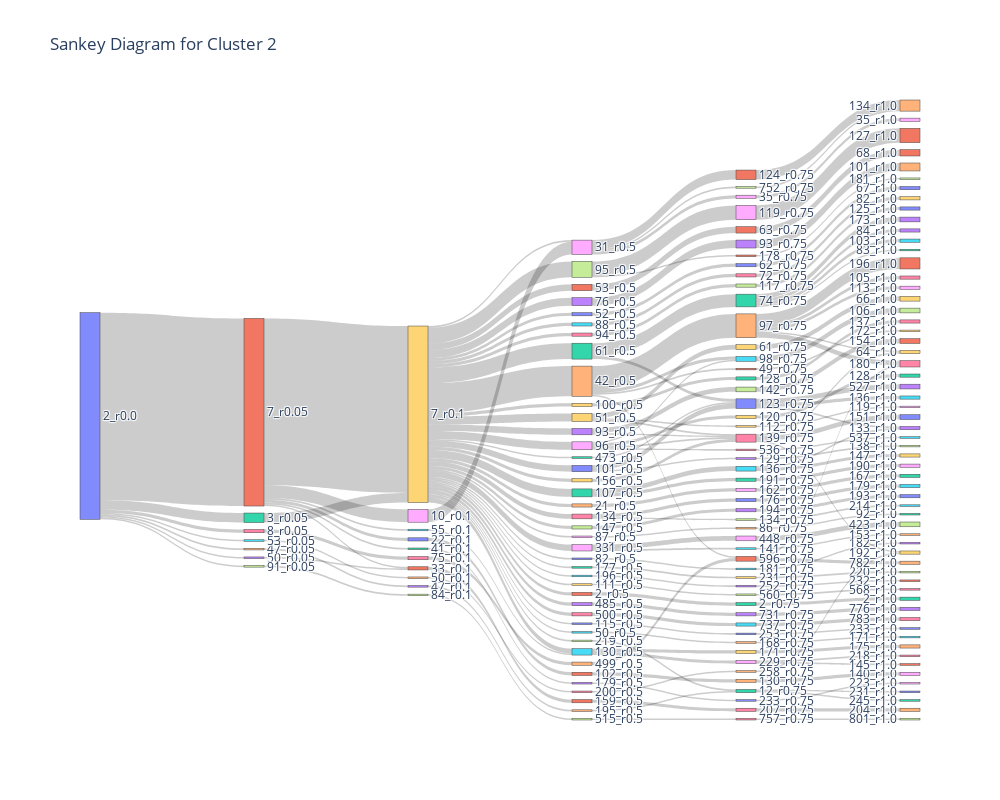

Source (notebook cell):
### Code cell
create_sankey(cluster2, ['0.0', '0.05', '0.1', '0.5', '0.75', '1.0'], figsize=800, title='Sankey Diagram for Cluster 2')

### Figure 1 — Plotly figure (JSON) as saved in the notebook; plotly's stock layout.template omitted (floating-point values rounded to 4 significant figures; data arrays with more than 128 entries replaced by an {"elided": "..."} marker saying what was removed)
{"data": [{"link": {"source": {"elided": "184 int values"}, "target": {"elided": "184 int values"}, "value": {"elided": "184 int values"}}, "node": {"label": {"elided": "168 str values"}, "line": {"width": 0.5}, "pad": 15, "thickness": 20}, "type": "sankey"}], "layout": {"height": 800, "title": {"text": "Sankey Diagram for Cluster 2"}, "width": 1000}}
